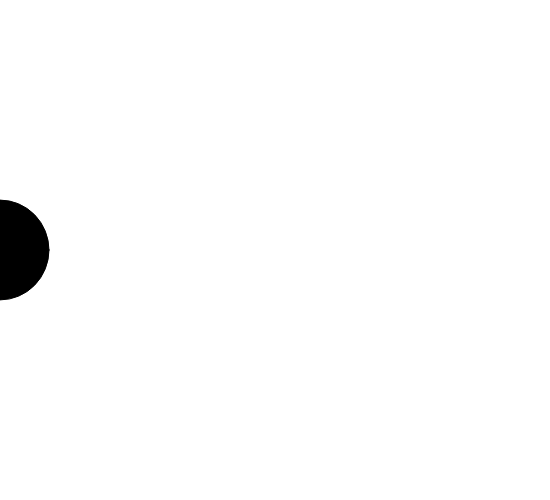
Frame 1 (no input)
Frame 60 (no input): identical to frame 1, image omitted
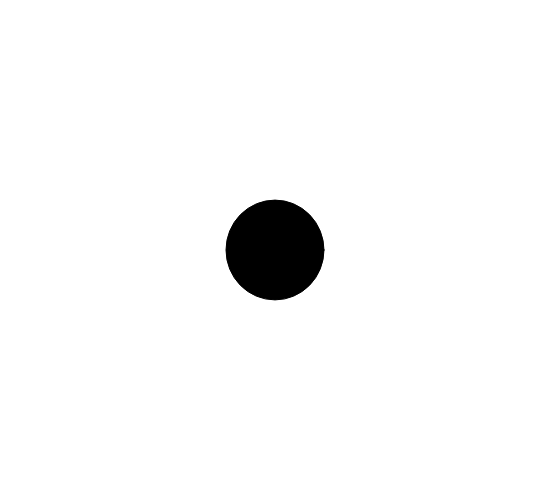
Frame 120 (the mouse pressed at the canvas centre since frame 60)

The p5.js sketch that drew these frames (run headless with seeded random() and noise() and a simulated clock; from frame 60 on, the mouse is pressed at the canvas centre):

// p5.js sketch
// ── sketch.js
let starsX = [];
let starsY = [];


function setup() {
  createCanvas(550, 500);

  for (let i = 0; i < 100; i++){
    starsX[i] = random(width);
    starsY[i] = random(height);
  }
}

function draw() {
    clear(0);
    fill(255);
    stroke(255);
    for (let i = 0; i < 100; i++){
    ellipse(starsX[i], starsY[i], 2,2);
  }
  ellipse(width/2, height/2, 100,100);
  stroke(0);
  fill(0);
  
  ellipse(mouseX, height/2, 98,99.8);
}
